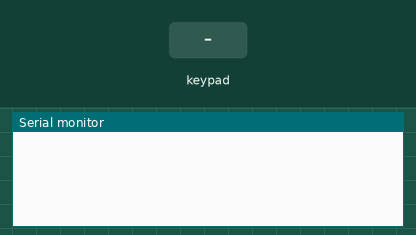
This program was run on a simulated Arduino Uno, built with avr-gcc and run on an emulated ATmega328P. Shown: the last lines printed to the serial monitor. Wiring (inferred from the names in the program): 2×2 keypad with keys 1 2 3 4 (labels assumed): rows pin 6, pin 7; columns pin 4, pin 5. Inputs (shaded band) come from the test bench.

Above: at 1.2 s.
1.3 s: key '1' pressed
At 2.5 s:
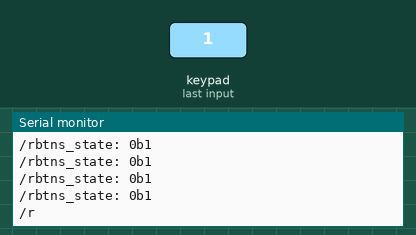
2.8 s: keypad keys 1 2 pressed 0.4 s apart
At 3.18 s:
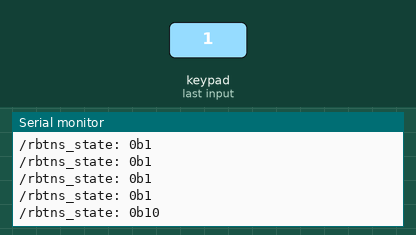
5.1 s: key '2' pressed
At 6.4 s:
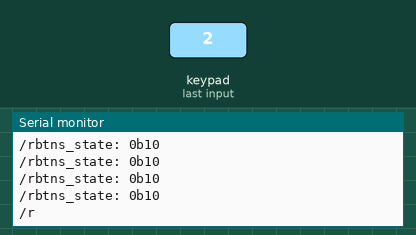

Measured:
- after the input at 1.3 s, the serial monitor: prints a new line at once (image 1)
- after the input at 2.8 s, the serial monitor: prints a new line at once (image 2)
- after the input at 5.1 s, the serial monitor: prints a new line at once (image 3)

The program:

main.cpp
```cpp
// ********************--- Working Button Code ---***************************
#include <Arduino.h>

int btns_row[] = {6, 7};
int btns_col[] = {4, 5};
// 2x2 array of floats, each element is a button last action time

byte btns_state = 0b00000000; // 8 bits, each bit is a button state
                              // 0b00000000 means all buttons are not pressed
                              // 0b00000001 means button 0 is pressed
                              // 0b00000010 means button 1 is pressed
                              // 0b00000100 means button 2 is pressed
                              // 0b00001000 means button 3 is pressed
                              // 0b00001111 means button 0, 1, 2, 3 are  pressed
// scheme of button matrix as hardware
//
// pin 6 7 is output, LOW -> rows
// pin 4 5 is input, HIGH -> cols
//
void setup() {
  // put your setup code here, to run once:
  for (int i = 0; i < 2; i++) {
    pinMode(btns_row[i], OUTPUT); // meaning of OUTPUT is LOW
    digitalWrite(btns_row[i], HIGH);
  }
  for (int i = 0; i < 2; i++) {
    pinMode(btns_col[i], INPUT_PULLUP); // meaning of INPUT_PULLUP is HIGH
  }
  Serial.begin(9600);
}

void loop() {
  btns_state = 0b00000000; // reset btns_state
  for (int i = 0; i < 2; i++) {
    digitalWrite(btns_row[i], LOW);
    for (int j = 0; j < 2; j++) {
      if (digitalRead(btns_col[j]) == LOW) {
        btns_state |= (1 << (i * 2 + j));
      }
    }
    digitalWrite(btns_row[i], HIGH);
  }
  if (btns_state != 0b00000000) {
    Serial.print("btns_state: ");
    Serial.print("0b");
    Serial.println(btns_state, BIN);
    // send reset code to Serial Monitor
    Serial.print("/r");
  }
}
```
